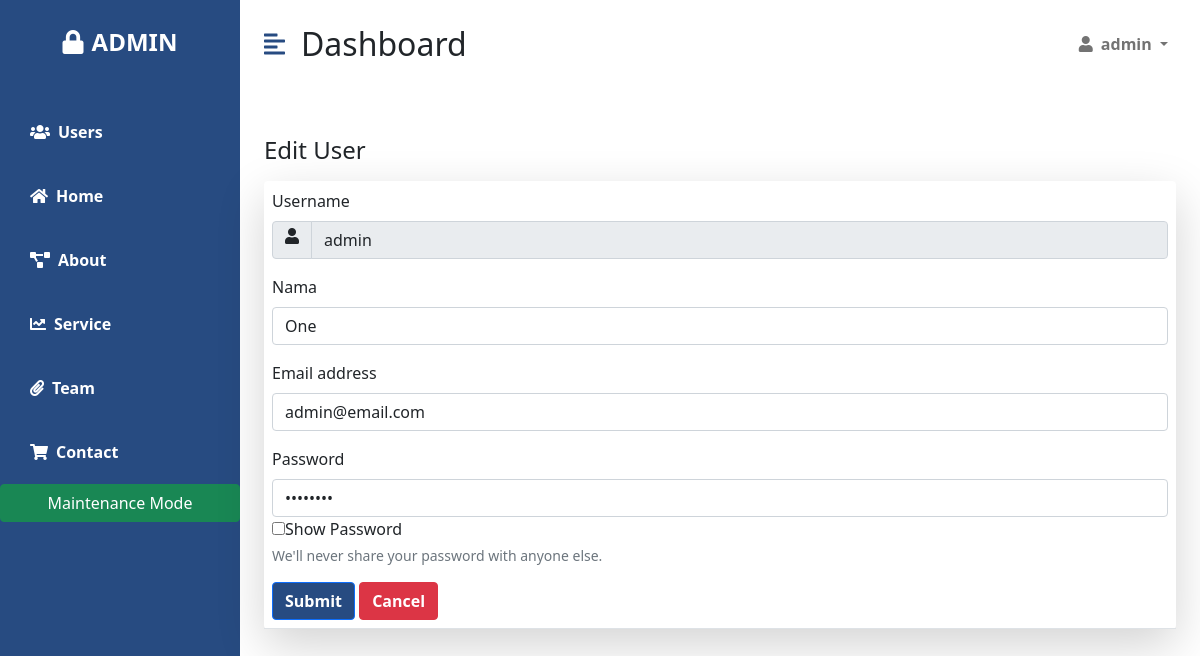
/admin/admin-user-edit.php?username=admin (signed in), run on the app's committed database.
### tables this page shows
CREATE TABLE `user` (
  `username` varchar(18) NOT NULL,
  `nama` varchar(128) NOT NULL,
  `email` varchar(128) NOT NULL,
  `password` varchar(32) NOT NULL
);

### admin/admin-user-edit.php (the view, shortened to what this page needs)
<?php include("admin-header.php"); ?>
<div class="container-fluid px-4">
    <div class="row my-5">
        <h3 class="fs-4 mb-3">Edit User </h3>
        <div class="col">
            <table class="table bg-white rounded shadow-lg ">
                <tbody>
                    <tr>
                        <td>
                            <form action="controller/controller-admin-edit-user.php" method="post" class="form-body ">
                                <?php
                                include("../config.php");
                                $username = $_GET['username'];
                                $sql = "SELECT * FROM user where username='$username'";
                                $hasil = mysqli_query($conn, $sql) or exit("Error query: <b>" . $sql . "</b>.");
                                while ($data = mysqli_fetch_assoc($hasil)) {
                                ?>
                                    <label class="form-label">Username</label>
                                    <div class="input-group mb-3">
                                        <span class="input-group-text fas fa-user"></span>
                                        <input type="text" class="form-control" name="txtUsername" value="<?php echo $data['username']; ?>" readonly>
                                    </div>
                                    <div class="mb-3">
                                        <label class="form-label">Nama</label>
                                        <input type="text" class="form-control" name="txtNama" value="<?php echo $data['nama']; ?>">
                                    </div>
                                    <div class="mb-3">
                                        <label class="form-label">Email address</label>
                                        <input type="email" class="form-control" name="txtEmail" value="<?php echo $data['email']; ?>">
                                    </div>
                                    <div class="mb-3">
                                        <label class="form-label">Password</label>
                                        <input type="password" class="form-control" id="psw" name="txtPassword" value="<?php echo $data['password']; ?>">
                                        <input type="checkbox" onclick="myFunction()">Show Password
                                        <div id="emailHelp" class="form-text">We'll never share your password with anyone else.</div>
                                    </div>
                                    <div>
                                        <button type="submit" class="btn btn-primary">Submit</button>
                                        <a href="admin-user.php" class="btn btn-danger fw-bold">Cancel</a>
                                    </div>
                                <?php
                                }
                                ?>
                            </form>
                        </td>
                    </tr>
                </tbody>
            </table>
        </div>
    </div>
</div>
</div>
</div>
</body>
</html>

### admin/admin.css (style rules this page uses)
:root { --main-bg-color: #274b81; --main-text-color: #ffffff; --second-text-color: #ffffff; --second-bg-color: #ffffff; }
.btn-primary { background-color: #274b81 !important; font-weight: bold; }

### data on the page
user: txtUsername "admin", txtNama "One", txtEmail "admin@email.com"

### other printed values
$_SESSION['username'] "admin"
